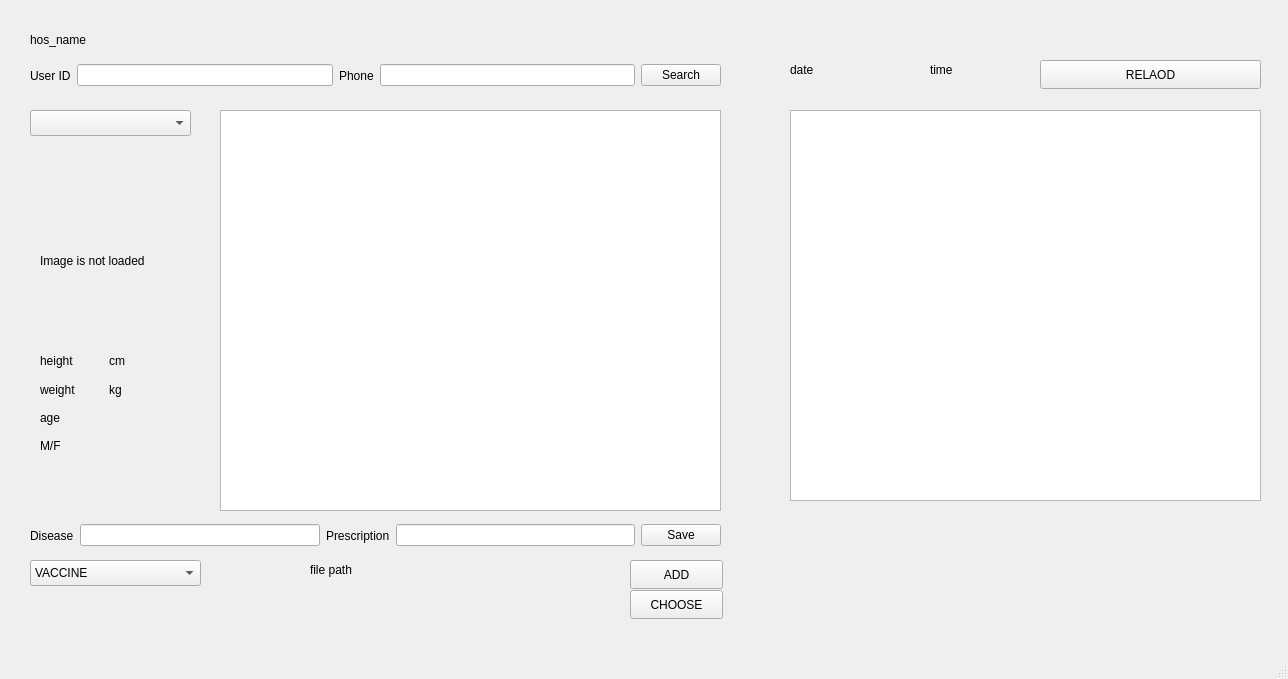
<?xml version="1.0" encoding="UTF-8"?>
<ui version="4.0">
 <class>Search</class>
 <widget class="QMainWindow" name="Search">
  <property name="geometry">
   <rect>
    <x>0</x>
    <y>0</y>
    <width>1288</width>
    <height>679</height>
   </rect>
  </property>
  <property name="windowTitle">
   <string>Search</string>
  </property>
  <widget class="QWidget" name="centralwidget">
   <widget class="QTableView" name="tb_record">
    <property name="geometry">
     <rect>
      <x>220</x>
      <y>110</y>
      <width>501</width>
      <height>401</height>
     </rect>
    </property>
   </widget>
   <widget class="QComboBox" name="cbx_dog">
    <property name="geometry">
     <rect>
      <x>30</x>
      <y>110</y>
      <width>161</width>
      <height>26</height>
     </rect>
    </property>
   </widget>
   <widget class="QWidget" name="layoutWidget">
    <property name="geometry">
     <rect>
      <x>30</x>
      <y>60</y>
      <width>691</width>
      <height>31</height>
     </rect>
    </property>
    <layout class="QHBoxLayout" name="horizontalLayout">
     <item>
      <widget class="QLabel" name="lb_id">
       <property name="text">
        <string>User ID</string>
       </property>
      </widget>
     </item>
     <item>
      <widget class="QLineEdit" name="le_id"/>
     </item>
     <item>
      <widget class="QLabel" name="lb_phone">
       <property name="text">
        <string>Phone</string>
       </property>
      </widget>
     </item>
     <item>
      <widget class="QLineEdit" name="le_phone"/>
     </item>
     <item>
      <widget class="QPushButton" name="btn_search">
       <property name="text">
        <string>Search</string>
       </property>
      </widget>
     </item>
    </layout>
   </widget>
   <widget class="QWidget" name="layoutWidget">
    <property name="geometry">
     <rect>
      <x>30</x>
      <y>520</y>
      <width>691</width>
      <height>31</height>
     </rect>
    </property>
    <layout class="QHBoxLayout" name="horizontalLayout_2">
     <item>
      <widget class="QLabel" name="lb_disease">
       <property name="text">
        <string>Disease</string>
       </property>
      </widget>
     </item>
     <item>
      <widget class="QLineEdit" name="le_disease"/>
     </item>
     <item>
      <widget class="QLabel" name="lb_prescription">
       <property name="text">
        <string>Prescription</string>
       </property>
      </widget>
     </item>
     <item>
      <widget class="QLineEdit" name="le_prescription"/>
     </item>
     <item>
      <widget class="QPushButton" name="btn_save">
       <property name="text">
        <string>Save</string>
       </property>
      </widget>
     </item>
    </layout>
   </widget>
   <widget class="QTableView" name="tb_reservation">
    <property name="geometry">
     <rect>
      <x>790</x>
      <y>110</y>
      <width>471</width>
      <height>391</height>
     </rect>
    </property>
   </widget>
   <widget class="QLabel" name="lb_date">
    <property name="geometry">
     <rect>
      <x>790</x>
      <y>60</y>
      <width>101</width>
      <height>20</height>
     </rect>
    </property>
    <property name="text">
     <string>date</string>
    </property>
   </widget>
   <widget class="QLabel" name="lb_time">
    <property name="geometry">
     <rect>
      <x>930</x>
      <y>60</y>
      <width>62</width>
      <height>20</height>
     </rect>
    </property>
    <property name="text">
     <string>time</string>
    </property>
   </widget>
   <widget class="QPushButton" name="btn_reload">
    <property name="geometry">
     <rect>
      <x>1040</x>
      <y>60</y>
      <width>221</width>
      <height>29</height>
     </rect>
    </property>
    <property name="text">
     <string>RELAOD</string>
    </property>
   </widget>
   <widget class="QLabel" name="lb_hos_name">
    <property name="geometry">
     <rect>
      <x>30</x>
      <y>30</y>
      <width>151</width>
      <height>20</height>
     </rect>
    </property>
    <property name="text">
     <string>hos_name</string>
    </property>
   </widget>
   <widget class="QComboBox" name="comboBox">
    <property name="geometry">
     <rect>
      <x>30</x>
      <y>560</y>
      <width>171</width>
      <height>26</height>
     </rect>
    </property>
    <item>
     <property name="text">
      <string>VACCINE</string>
     </property>
    </item>
    <item>
     <property name="text">
      <string>DHPPL</string>
     </property>
    </item>
    <item>
     <property name="text">
      <string>DA2PPL</string>
     </property>
    </item>
    <item>
     <property name="text">
      <string>CoronaVirus</string>
     </property>
    </item>
    <item>
     <property name="text">
      <string>Kennel Cough</string>
     </property>
    </item>
    <item>
     <property name="text">
      <string>Rabies</string>
     </property>
    </item>
   </widget>
   <widget class="QWidget" name="layoutWidget">
    <property name="geometry">
     <rect>
      <x>40</x>
      <y>350</y>
      <width>131</width>
      <height>107</height>
     </rect>
    </property>
    <layout class="QVBoxLayout" name="verticalLayout">
     <item>
      <layout class="QHBoxLayout" name="horizontalLayout_3">
       <item>
        <widget class="QLabel" name="lb_height">
         <property name="text">
          <string>height</string>
         </property>
        </widget>
       </item>
       <item>
        <widget class="QLabel" name="label">
         <property name="text">
          <string>cm</string>
         </property>
        </widget>
       </item>
      </layout>
     </item>
     <item>
      <layout class="QHBoxLayout" name="horizontalLayout_4">
       <item>
        <widget class="QLabel" name="lb_weight">
         <property name="text">
          <string>weight</string>
         </property>
        </widget>
       </item>
       <item>
        <widget class="QLabel" name="label_2">
         <property name="text">
          <string>kg</string>
         </property>
        </widget>
       </item>
      </layout>
     </item>
     <item>
      <widget class="QLabel" name="lb_age">
       <property name="text">
        <string>age</string>
       </property>
      </widget>
     </item>
     <item>
      <widget class="QLabel" name="lb_male_female">
       <property name="text">
        <string>M/F</string>
       </property>
      </widget>
     </item>
    </layout>
   </widget>
   <widget class="QPushButton" name="btn_choose">
    <property name="geometry">
     <rect>
      <x>630</x>
      <y>590</y>
      <width>93</width>
      <height>29</height>
     </rect>
    </property>
    <property name="text">
     <string>CHOOSE</string>
    </property>
   </widget>
   <widget class="QPushButton" name="btn_add">
    <property name="geometry">
     <rect>
      <x>630</x>
      <y>560</y>
      <width>93</width>
      <height>29</height>
     </rect>
    </property>
    <property name="text">
     <string>ADD</string>
    </property>
   </widget>
   <widget class="QLabel" name="lb_example">
    <property name="geometry">
     <rect>
      <x>40</x>
      <y>220</y>
      <width>471</width>
      <height>81</height>
     </rect>
    </property>
    <property name="text">
     <string>Image is not loaded</string>
    </property>
   </widget>
   <widget class="QLabel" name="lb_adress">
    <property name="geometry">
     <rect>
      <x>310</x>
      <y>560</y>
      <width>311</width>
      <height>20</height>
     </rect>
    </property>
    <property name="text">
     <string>file path</string>
    </property>
   </widget>
  </widget>
  <widget class="QMenuBar" name="menubar">
   <property name="geometry">
    <rect>
     <x>0</x>
     <y>0</y>
     <width>1288</width>
     <height>26</height>
    </rect>
   </property>
  </widget>
  <widget class="QStatusBar" name="statusbar"/>
 </widget>
 <resources/>
 <connections/>
</ui>
